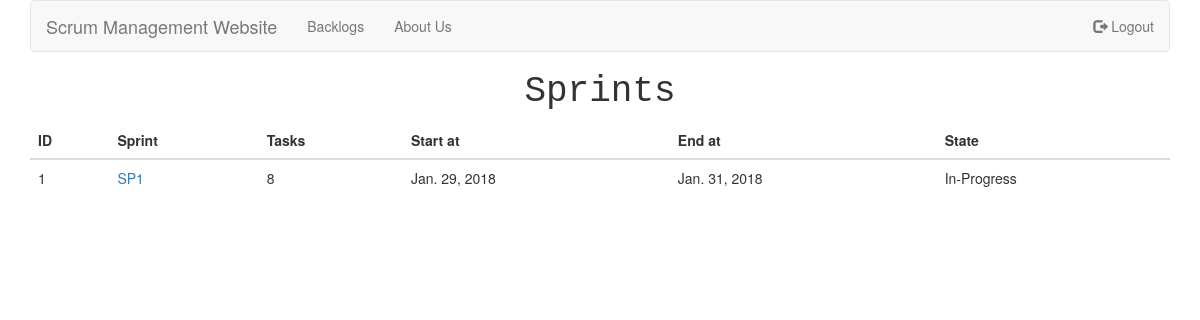
The app's page /backlogs/1/ (signed in) with its own data.
### backlog/models.py (models this page shows, shortened)
class Sprint(models.Model):
    name = models.CharField(max_length=25)
    start_at = models.DateField(auto_now_add=True)
    end_at = models.DateField(auto_now_add=False, auto_now=False, null=True)
    state = models.IntegerField(default=1)  # 1: Not started   2: In Progress   3: Done
    backlog = models.ForeignKey(BackLog, related_name='sprints', on_delete=models.CASCADE)

### backlog/views.py (the view)
# urls.py: url(r'^backlogs/(?P<pk>\d+)/$', views.backlog_sprints, name='backlog_sprints'),
@login_required
def backlog_sprints(request, pk):
    backlog = get_object_or_404(BackLog, pk=pk)
    sprints = backlog.sprints.all()
    can_add = True
    for i in sprints:
        if i.state != 3:
            can_add = False
            break
    return render(request, 'sprint.html', {'backlog': backlog, 'request': request, 'can_add': can_add})

### backlog/models.py (called while the page is built)
    def is_admin(self):
        return self.admin

### templates/sprint.html (shortened to what this page needs)
{% extends 'base.html' %}
{% block content %}
<h1 class="text-center" style="font-family: monospace">Sprints</h1>
    <table class="table table-hover">
    <thead >
      <tr>
          <th>ID</th>
          <th>Sprint</th>
          <th>Tasks</th>
          <th>Start at</th>
          <th>End at</th>
          <th>State</th>
      </tr>
    </thead>
    <tbody>
      {% for sprint in backlog.sprints.all %}
        <tr>
            <td>{{ sprint.id }}</td>
            <td><a href="{% url 'sprint_tasks' backlog.pk sprint.pk%}">{{ sprint.name }}</a></td>
            <td>{{ sprint.tasks.all.count }}</td>
            <td>{{ sprint.start_at }}</td>
            <td>{{ sprint.end_at }}</td>
            <td>
                {% if sprint.state == 1 %} Not started {% elif sprint.state == 2 %} In-Progress {% else %} Completed {% endif %}
            </td>
        </tr>
      {% empty %}
            <tr> <td colspan="6">No Sprints have been added yet.</td> </tr>
      {% endfor %}
    </tbody>
  </table>
{% endblock %}

### records on screen
Sprint: id "1", name "SP1", tasks.all.count "8", start_at "Jan. 29, 2018", end_at "Jan. 31, 2018", state "In-Progress"
